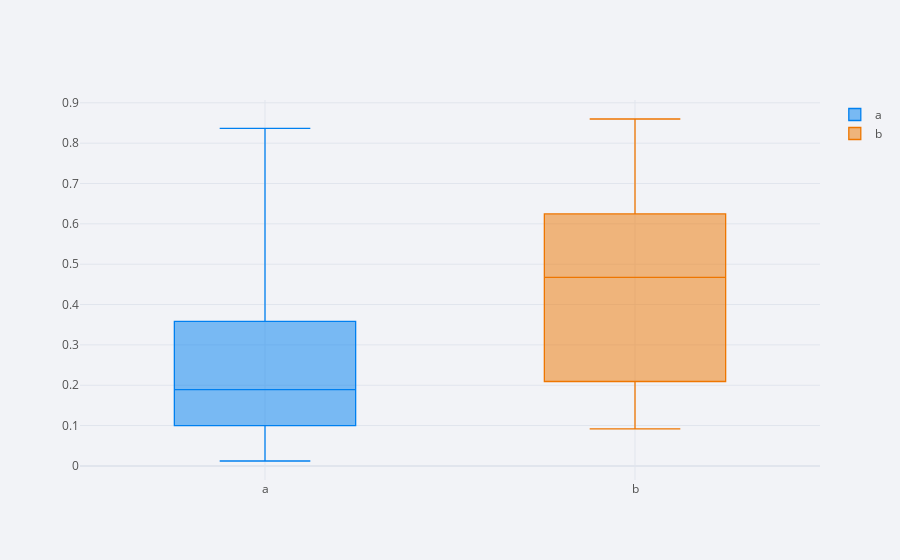

The code cell stored with this chart in its notebook:
### Code cell
df.iplot(kind='box')

### Figure 1 — Plotly figure (JSON) as saved in the notebook; plotly's stock layout.template omitted (floating-point values rounded to 4 significant figures)
{"data": [{"boxpoints": false, "line": {"width": 1.3}, "marker": {"color": "rgba(0, 128, 240, 1.0)"}, "name": "a", "orientation": "v", "type": "box", "y": [0.4338, 0.1817, 0.06846, 0.01217, 0.1266, 0.8364, 0.1961, 0.3585, 0.09965, 0.2939]}, {"boxpoints": false, "line": {"width": 1.3}, "marker": {"color": "rgba(238, 118, 0, 1.0)"}, "name": "b", "orientation": "v", "type": "box", "y": [0.1216, 0.3887, 0.5458, 0.3161, 0.8417, 0.8599, 0.2093, 0.5549, 0.09191, 0.6246]}], "layout": {"legend": {"bgcolor": "#F2F3F7", "font": {"color": "#505050"}}, "paper_bgcolor": "#F2F3F7", "plot_bgcolor": "#F2F3F7", "title": {"font": {"color": "#484848"}}, "xaxis": {"gridcolor": "#E1E5ED", "showgrid": true, "tickfont": {"color": "#505050"}, "title": {"font": {"color": "#505050"}, "text": ""}, "zerolinecolor": "#E1E5ED"}, "yaxis": {"gridcolor": "#E1E5ED", "showgrid": true, "tickfont": {"color": "#505050"}, "title": {"font": {"color": "#505050"}, "text": ""}, "zerolinecolor": "#E1E5ED"}}}
